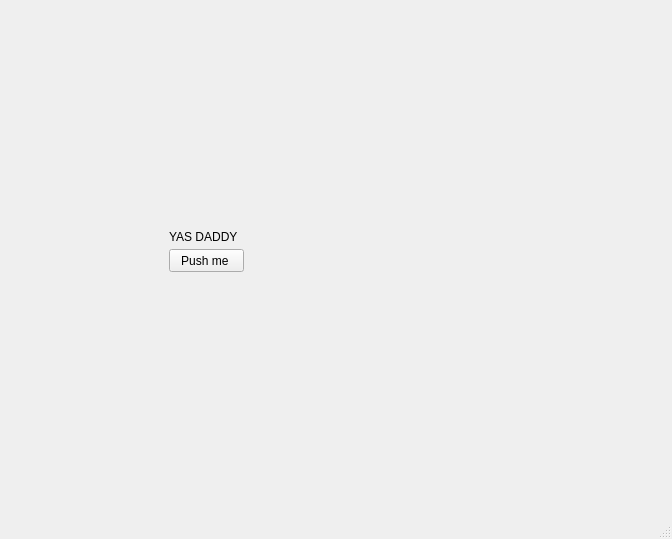
<?xml version="1.0" encoding="UTF-8"?>
<ui version="4.0">
 <class>MainWindow</class>
 <widget class="QMainWindow" name="MainWindow">
  <property name="geometry">
   <rect>
    <x>0</x>
    <y>0</y>
    <width>672</width>
    <height>539</height>
   </rect>
  </property>
  <property name="windowTitle">
   <string>MainWindow</string>
  </property>
  <widget class="QWidget" name="centralwidget">
   <layout class="QHBoxLayout" name="horizontalLayout_4">
    <item>
     <widget class="QWidget" name="widget" native="true">
      <widget class="QPushButton" name="ManualBottom">
       <property name="enabled">
        <bool>true</bool>
       </property>
       <property name="geometry">
        <rect>
         <x>0</x>
         <y>-10</y>
         <width>80</width>
         <height>80</height>
        </rect>
       </property>
       <property name="sizePolicy">
        <sizepolicy hsizetype="Minimum" vsizetype="Fixed">
         <horstretch>0</horstretch>
         <verstretch>0</verstretch>
        </sizepolicy>
       </property>
       <property name="minimumSize">
        <size>
         <width>80</width>
         <height>80</height>
        </size>
       </property>
       <property name="maximumSize">
        <size>
         <width>400</width>
         <height>400</height>
        </size>
       </property>
       <property name="styleSheet">
        <string notr="true">#ManualBottom {
background-color: transparent;
border-image: url(:toggle_left.jpg);
background: none;
border: none;
background-repeat: none;
}
#ManualBottom:pressed
{
   border-image: url(:toggle_right.jpg);
}</string>
       </property>
       <property name="text">
        <string/>
       </property>
       <property name="checkable">
        <bool>true</bool>
       </property>
       <property name="checked">
        <bool>false</bool>
       </property>
      </widget>
      <widget class="QPushButton" name="pushButton">
       <property name="geometry">
        <rect>
         <x>160</x>
         <y>240</y>
         <width>75</width>
         <height>23</height>
        </rect>
       </property>
       <property name="text">
        <string>Push me </string>
       </property>
       <property name="checkable">
        <bool>false</bool>
       </property>
      </widget>
      <widget class="QLabel" name="label">
       <property name="geometry">
        <rect>
         <x>160</x>
         <y>220</y>
         <width>81</width>
         <height>16</height>
        </rect>
       </property>
       <property name="text">
        <string>YAS DADDY</string>
       </property>
      </widget>
     </widget>
    </item>
   </layout>
  </widget>
  <widget class="QStatusBar" name="statusbar"/>
  <widget class="QMenuBar" name="menubar">
   <property name="geometry">
    <rect>
     <x>0</x>
     <y>0</y>
     <width>672</width>
     <height>21</height>
    </rect>
   </property>
   <property name="defaultUp">
    <bool>false</bool>
   </property>
  </widget>
 </widget>
 <resources/>
 <connections/>
</ui>
